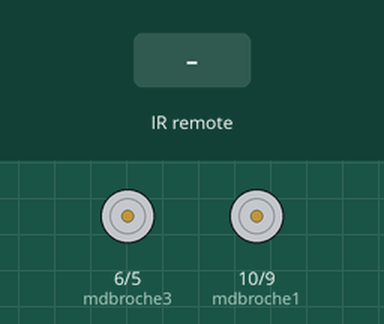
Simulated run of this sketch. Board: Arduino Uno, built with avr-gcc and run on an emulated ATmega328P. Parts: motor-driver pin pairs drawn as motors (green arrow = first pin HIGH = forward, orange = second pin HIGH = backward, longer = more drive). The test bench sets the inputs (shaded band).

Above: at 1.2 s.
1.3 s: infrared code 0x46F0DC1 received
At 2.5 s:
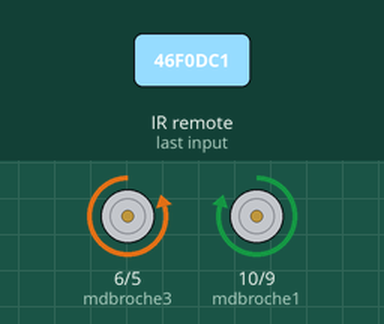
2.8 s: infrared code 0x9D85DCE5 received
At 3.6 s:
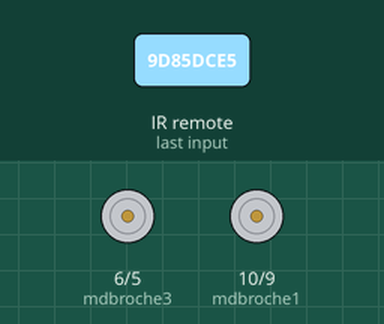
5.3 s: infrared code 0x26E63EA5 received
At 6.5 s:
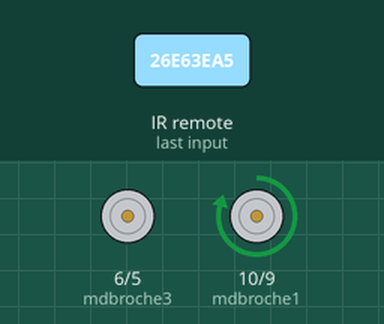
6.8 s: infrared code 0xFF00A25D received
At 7.6 s:
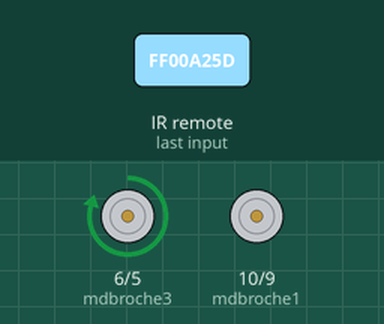
9.3 s: infrared code 0xEA21CEF5 received
At 9.8 s:
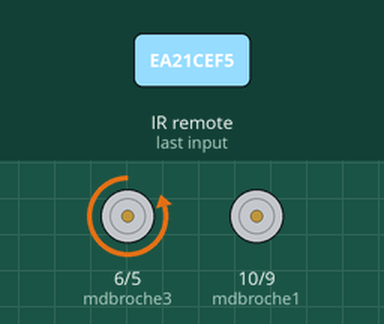
10.8 s: infrared code 0xFF00DA25 received
At 12.1 s:
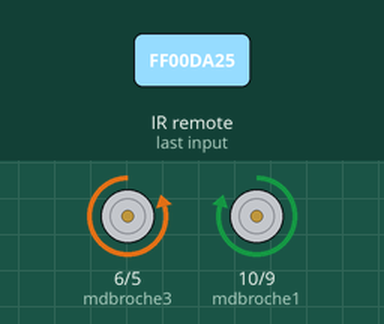
Timing chart, 0 to 13.3 s (numbered marks = the images above; inputs shaded):
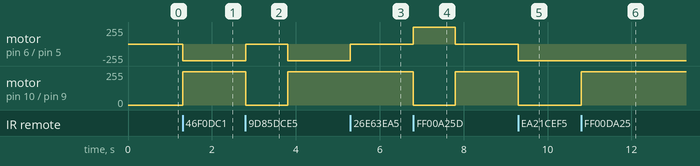

The sketch:

rc_car.ino
```cpp
#include <IRremote.h>

const char DIN_RECEPTEUR_INFRAROUGE = 2;
int vitesse=250;
int vitesse2=150;
IRrecv monRecepteurInfraRouge (DIN_RECEPTEUR_INFRAROUGE);

decode_results messageRecu;

//Moteur 1
const int mdbroche1  = 10;
const int mdbroche2  = 9;
//Moteur 2
const int mdbroche3  = 6;
const int mdbroche4  = 5;


void setup(){
//Configuration des broches en sortie
pinMode(mdbroche1, OUTPUT);
pinMode(mdbroche2, OUTPUT);
pinMode(mdbroche3, OUTPUT);
pinMode(mdbroche4, OUTPUT);
monRecepteurInfraRouge.enableIRIn();
monRecepteurInfraRouge.blink13(true);
}

void loop(){

if (monRecepteurInfraRouge.decode(&messageRecu))

  {

if ((messageRecu.value==0x46F0DC1) || (messageRecu.value==0xFF00DA25)) {avant();}
if ((messageRecu.value==0x9D85DCE5) ||(messageRecu.value==0xFF00A25D)){arriere();}
if ((messageRecu.value==0x26E63EA5)|| (messageRecu.value==0xFF00807F)){droit();}
if ((messageRecu.value==0xEA21CEF5)|| (messageRecu.value==0xFF0050AF)){gauche();}
if ((messageRecu.value==0xE98F0789)|| (messageRecu.value==0xFF00629D)){arret();}
    delay(25);

    monRecepteurInfraRouge.resume();

  }

  delay(1);


}
/************ Sous programmes****************
*********************************************/

//+-+-+- sous programme avant +-+-+-+-
void avant(){
delay(1);
analogWrite(mdbroche1,vitesse);
analogWrite(mdbroche4,vitesse);
}
//+-+-+-+- sous programme arrière +-+-+-+-
void arriere(){
delay(1);
analogWrite(mdbroche2,vitesse);
analogWrite(mdbroche3,vitesse);
delay(1000);
analogWrite(mdbroche2,0);
analogWrite(mdbroche3,0);
}
//+-+-+-+- sous programme gauche +-+-+-+-
void gauche(){
analogWrite(mdbroche1,0);
analogWrite(mdbroche4,0);
analogWrite(mdbroche2,0);
analogWrite(mdbroche3,0);
delay(1);
analogWrite(mdbroche1,vitesse);
analogWrite(mdbroche4,vitesse2);
analogWrite(mdbroche1,0);
}
//+-+-+-+- sous programme droit +-+-+-+-
void droit(){
analogWrite(mdbroche1,0);
analogWrite(mdbroche4,0);
analogWrite(mdbroche2,0);
analogWrite(mdbroche3,0);
delay(1);
analogWrite(mdbroche4,vitesse);
analogWrite(mdbroche1,vitesse2);
analogWrite(mdbroche4,0);
}
//++-+-+-+- sous programme arret +-+-+-+-
void arret(){
analogWrite(mdbroche1,0);
analogWrite(mdbroche2,0);
analogWrite(mdbroche3,0);
analogWrite(mdbroche4,0);
delay(1000);
}
```

Measured:
- after the input at 1.3 s, motor on pin 6 (mdbroche3) / pin 5 (mdbroche4): stopped → backward 250/255 at once; motor on pin 10 (mdbroche1) / pin 9 (mdbroche2): stopped → forward 250/255 at once
- after the input at 2.8 s, motor on pin 6 (mdbroche3) / pin 5 (mdbroche4): backward 250/255 → stopped at once, → backward 250/255 1.0 s later; motor on pin 10 (mdbroche1) / pin 9 (mdbroche2): forward 250/255 → stopped at once, → forward 250/255 1.0 s later
- after the input at 5.3 s, motor on pin 6 (mdbroche3) / pin 5 (mdbroche4): backward 250/255 → stopped at once
- after the input at 6.8 s, motor on pin 6 (mdbroche3) / pin 5 (mdbroche4): stopped → forward 250/255 at once, → stopped 1.0 s later; motor on pin 10 (mdbroche1) / pin 9 (mdbroche2): forward 250/255 → stopped at once, → forward 250/255 1.0 s later
- after the input at 9.3 s, motor on pin 6 (mdbroche3) / pin 5 (mdbroche4): stopped → backward 250/255 at once; motor on pin 10 (mdbroche1) / pin 9 (mdbroche2): forward 250/255 → stopped at once
- after the input at 10.8 s, motor on pin 10 (mdbroche1) / pin 9 (mdbroche2): stopped → forward 250/255 at once
